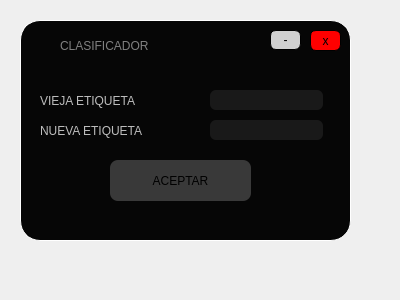
<?xml version="1.0" encoding="UTF-8"?>
<ui version="4.0">
 <class>Form</class>
 <widget class="QWidget" name="Form">
  <property name="geometry">
   <rect>
    <x>0</x>
    <y>0</y>
    <width>400</width>
    <height>300</height>
   </rect>
  </property>
  <property name="windowTitle">
   <string>Form</string>
  </property>
  <widget class="QWidget" name="widget" native="true">
   <property name="geometry">
    <rect>
     <x>20</x>
     <y>20</y>
     <width>331</width>
     <height>221</height>
    </rect>
   </property>
   <property name="styleSheet">
    <string notr="true">QWidget#widget{

background-color: rgb(6, 6, 6);
border-radius:20px;
	gridline-color: rgb(255, 255, 255);
	border-color: rgb(255, 255, 255);
border: 1px solid white;
}</string>
   </property>
   <widget class="QPushButton" name="BAceptar">
    <property name="geometry">
     <rect>
      <x>90</x>
      <y>140</y>
      <width>141</width>
      <height>41</height>
     </rect>
    </property>
    <property name="cursor">
     <cursorShape>PointingHandCursor</cursorShape>
    </property>
    <property name="styleSheet">
     <string notr="true">QPushButton#BAceptar{

background-color: rgb(57, 57, 57);

border-radius:8px;

font: 70 15pt &quot;Rockwell Extra Bold&quot;;
color:black;
}</string>
    </property>
    <property name="text">
     <string>ACEPTAR</string>
    </property>
   </widget>
   <widget class="QLabel" name="label_2">
    <property name="geometry">
     <rect>
      <x>20</x>
      <y>70</y>
      <width>151</width>
      <height>21</height>
     </rect>
    </property>
    <property name="styleSheet">
     <string notr="true">font: 14pt &quot;Lucida Console&quot;;

color: rgb(189, 189, 189);
;
font: 70 12pt &quot;Rockwell Extra Bold&quot;;</string>
    </property>
    <property name="text">
     <string>VIEJA ETIQUETA</string>
    </property>
   </widget>
   <widget class="QLineEdit" name="lineEdit">
    <property name="geometry">
     <rect>
      <x>190</x>
      <y>70</y>
      <width>113</width>
      <height>20</height>
     </rect>
    </property>
    <property name="styleSheet">
     <string notr="true">background-color: rgb(25, 25, 25);
border-radius:6px;
color: white</string>
    </property>
    <property name="text">
     <string/>
    </property>
   </widget>
   <widget class="QFrame" name="frame_4">
    <property name="geometry">
     <rect>
      <x>10</x>
      <y>10</y>
      <width>311</width>
      <height>31</height>
     </rect>
    </property>
    <property name="styleSheet">
     <string notr="true">QFrame#frame_4{
	background-color: rgb(6, 6, 6);
border-top-left-radius:20px;
border-top-right-radius:20px;



}</string>
    </property>
    <property name="frameShape">
     <enum>QFrame::StyledPanel</enum>
    </property>
    <property name="frameShadow">
     <enum>QFrame::Raised</enum>
    </property>
    <widget class="QPushButton" name="min_3">
     <property name="geometry">
      <rect>
       <x>910</x>
       <y>10</y>
       <width>41</width>
       <height>21</height>
      </rect>
     </property>
     <property name="cursor">
      <cursorShape>PointingHandCursor</cursorShape>
     </property>
     <property name="styleSheet">
      <string notr="true">QPushButton#min_3{
	background-color: rgb(208, 208, 208);
font: 16pt &quot;MS Shell Dlg 2&quot;;
border-radius:6px;
border: 1px solid black;


}</string>
     </property>
     <property name="text">
      <string>-</string>
     </property>
    </widget>
    <widget class="QPushButton" name="cerrar_3">
     <property name="geometry">
      <rect>
       <x>960</x>
       <y>10</y>
       <width>41</width>
       <height>21</height>
      </rect>
     </property>
     <property name="cursor">
      <cursorShape>PointingHandCursor</cursorShape>
     </property>
     <property name="styleSheet">
      <string notr="true">QPushButton#cerrar_3{

background-color: rgb(255, 0, 0);
border-radius:6px;
border: 1px solid black;
font: 11pt &quot;MS Shell Dlg 2&quot;;

}</string>
     </property>
     <property name="text">
      <string>x</string>
     </property>
    </widget>
    <widget class="QLabel" name="label_6">
     <property name="geometry">
      <rect>
       <x>30</x>
       <y>-10</y>
       <width>191</width>
       <height>51</height>
      </rect>
     </property>
     <property name="styleSheet">
      <string notr="true">font: 14pt &quot;Lucida Console&quot;;
color:gray
;
font: 70 10pt &quot;Rockwell Extra Bold&quot;;</string>
     </property>
     <property name="text">
      <string>CLASIFICADOR</string>
     </property>
    </widget>
    <widget class="QLabel" name="label_5">
     <property name="geometry">
      <rect>
       <x>0</x>
       <y>0</y>
       <width>31</width>
       <height>31</height>
      </rect>
     </property>
     <property name="styleSheet">
      <string notr="true">border-image: url(:/Iconos/Icono youtube.png);</string>
     </property>
     <property name="text">
      <string/>
     </property>
    </widget>
    <widget class="QPushButton" name="min_4">
     <property name="geometry">
      <rect>
       <x>240</x>
       <y>0</y>
       <width>31</width>
       <height>20</height>
      </rect>
     </property>
     <property name="cursor">
      <cursorShape>PointingHandCursor</cursorShape>
     </property>
     <property name="styleSheet">
      <string notr="true">QPushButton#min_4{
	background-color: rgb(208, 208, 208);
font: 16pt &quot;MS Shell Dlg 2&quot;;
border-radius:6px;
border: 1px solid black;


}</string>
     </property>
     <property name="text">
      <string>-</string>
     </property>
    </widget>
    <widget class="QPushButton" name="cerrar_4">
     <property name="geometry">
      <rect>
       <x>280</x>
       <y>0</y>
       <width>31</width>
       <height>21</height>
      </rect>
     </property>
     <property name="cursor">
      <cursorShape>PointingHandCursor</cursorShape>
     </property>
     <property name="styleSheet">
      <string notr="true">QPushButton#cerrar_4{

background-color: rgb(255, 0, 0);
border-radius:6px;
border: 1px solid black;
font: 11pt &quot;MS Shell Dlg 2&quot;;

}</string>
     </property>
     <property name="text">
      <string>x</string>
     </property>
    </widget>
   </widget>
   <widget class="QLabel" name="label_3">
    <property name="geometry">
     <rect>
      <x>20</x>
      <y>100</y>
      <width>161</width>
      <height>21</height>
     </rect>
    </property>
    <property name="styleSheet">
     <string notr="true">font: 14pt &quot;Lucida Console&quot;;

color: rgb(189, 189, 189);
;
font: 70 12pt &quot;Rockwell Extra Bold&quot;;</string>
    </property>
    <property name="text">
     <string>NUEVA ETIQUETA</string>
    </property>
   </widget>
   <widget class="QLineEdit" name="lineEdit_2">
    <property name="geometry">
     <rect>
      <x>190</x>
      <y>100</y>
      <width>113</width>
      <height>20</height>
     </rect>
    </property>
    <property name="styleSheet">
     <string notr="true">background-color: rgb(25, 25, 25);
border-radius:6px;
color: white</string>
    </property>
    <property name="text">
     <string/>
    </property>
   </widget>
  </widget>
 </widget>
 <resources>
  <include location="imagen.qrc"/>
 </resources>
 <connections/>
</ui>
